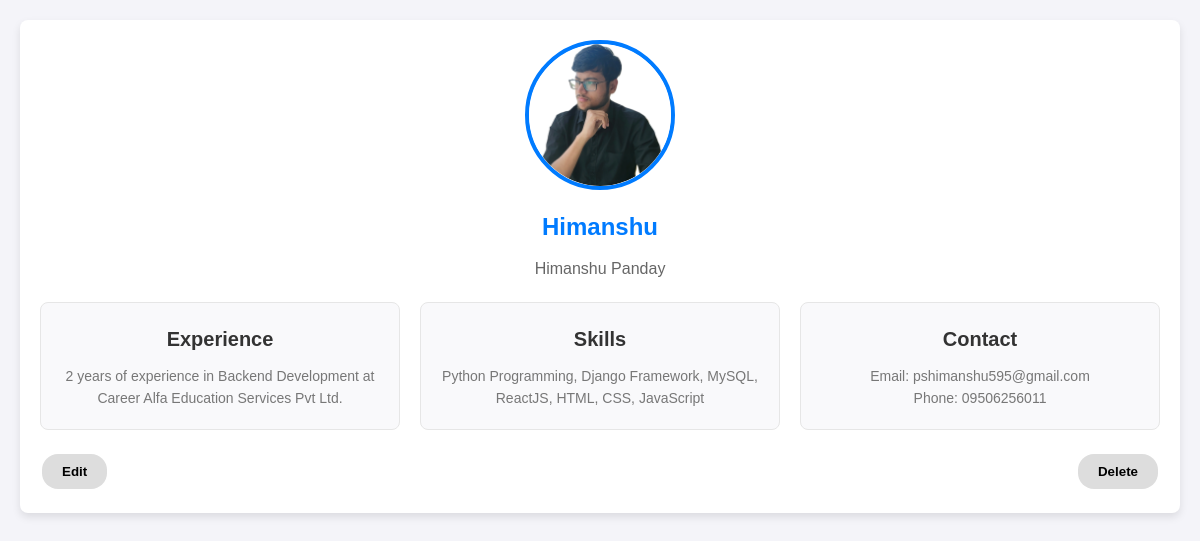
Screenshot of /profile/ (signed in) with the database file from the repository.
### Pehchan/models.py (models this page shows, shortened)
class Profile(models.Model):
    user = models.OneToOneField(User, on_delete=models.CASCADE, primary_key=True)
    profile_picture = models.ImageField(upload_to='profile_pictures/', blank=True, null=True)
    first_name = models.CharField(max_length=50)
    last_name = models.CharField(max_length=50)
    date_of_birth = models.DateField()
    mobile_number = models.CharField(max_length=15)
    skills = models.TextField(max_length=200)
    experience = models.TextField(max_length=200)

### Pehchan/views.py (the view)
# urls.py: path("profile/", views.profile_view, name="profile"),
@login_required
def profile_view(request):
    profile = get_object_or_404(Profile, user=request.user)
    if not profile.profile_picture:
        profile.profile_picture = 'profile-pic.png'
    return render(request, "profile.html", {"profile": profile})

### Pehchan/templates/profile.html (shortened to what this page needs)
<!DOCTYPE html>
<html lang="en">
<head>
</head>
<body>
    <div class="container">
        <div class="profile-header">
            <img src="{{ profile.profile_picture.url }}" alt="Profile Picture">
            <h1>{{ profile.user.username }}</h1>
            <p>{{ profile.first_name }} {{ profile.last_name }}</p>
        </div>
        <div class="profile-details">
            <div class="detail-card">
                <h2>Experience</h2>
                <p>{{ profile.experience }}</p>
            </div>
            <div class="detail-card">
                <h2>Skills</h2>
                <p>{{ profile.skills }}</p>
            </div>
            <div class="detail-card">
                <h2>Contact</h2>
                <p>Email: {{ profile.user.email }}<br>Phone: {{ profile.mobile_number }}</p>
            </div>
            <a href="{% url 'profile_update' %}"><button type="button"><strong>Edit</strong></button></a>
            <a href="{% url 'delete_profile' %}"><button type="button"><strong>Delete</strong></button></a>
        </div>
    </div>
</body>
</html>

### Pehchan/templates/profile.html (style rules this page uses)
* { margin: 0; padding: 0; box-sizing: border-box; }
body { font-family: Arial, sans-serif; background-color: #f4f4f9; color: #333; line-height: 1.6; padding: 20px; }
button { background-color: #ddd; border: none; color: black; padding: 10px 20px; text-align: center; text-decoration: none; display: inline-block; margin: 4px 2px; cursor: pointer; border-radius: 16px; }
.container { max-width: 1200px; margin: 0 auto; padding: 20px; background: #fff; border-radius: 8px; box-shadow: 0 4px 8px rgba(0, 0, 0, 0.1); }
.profile-header { text-align: center; margin-bottom: 20px; }
.profile-header img { width: 150px; height: 150px; border-radius: 50%; object-fit: cover; border: 4px solid #007bff; }
.profile-header h1 { margin: 10px 0; font-size: 24px; color: #007bff; }
.profile-header p { font-size: 16px; color: #666; }
.profile-details { display: flex; flex-wrap: wrap; justify-content: space-between; gap: 20px; }
.detail-card { flex: 1 1 calc(33.333% - 20px); background: #f9f9fb; border: 1px solid #e6e6e6; border-radius: 8px; padding: 20px; text-align: center; }
.detail-card h2 { font-size: 20px; margin-bottom: 10px; }
.detail-card p { font-size: 14px; color: #777; }

### rows the page displays
Profile: profile_picture (picture), user.username "Himanshu", first_name "Himanshu", last_name "Panday", experience "2 years of experience in Backend Development at Career Alfa Education Services Pvt Ltd.", skills "Python Programming, Django Framework, MySQL, ReactJS, HTML, CSS, JavaScript", user.email "pshimanshu595@gmail.com", mobile_number "09506256011"
